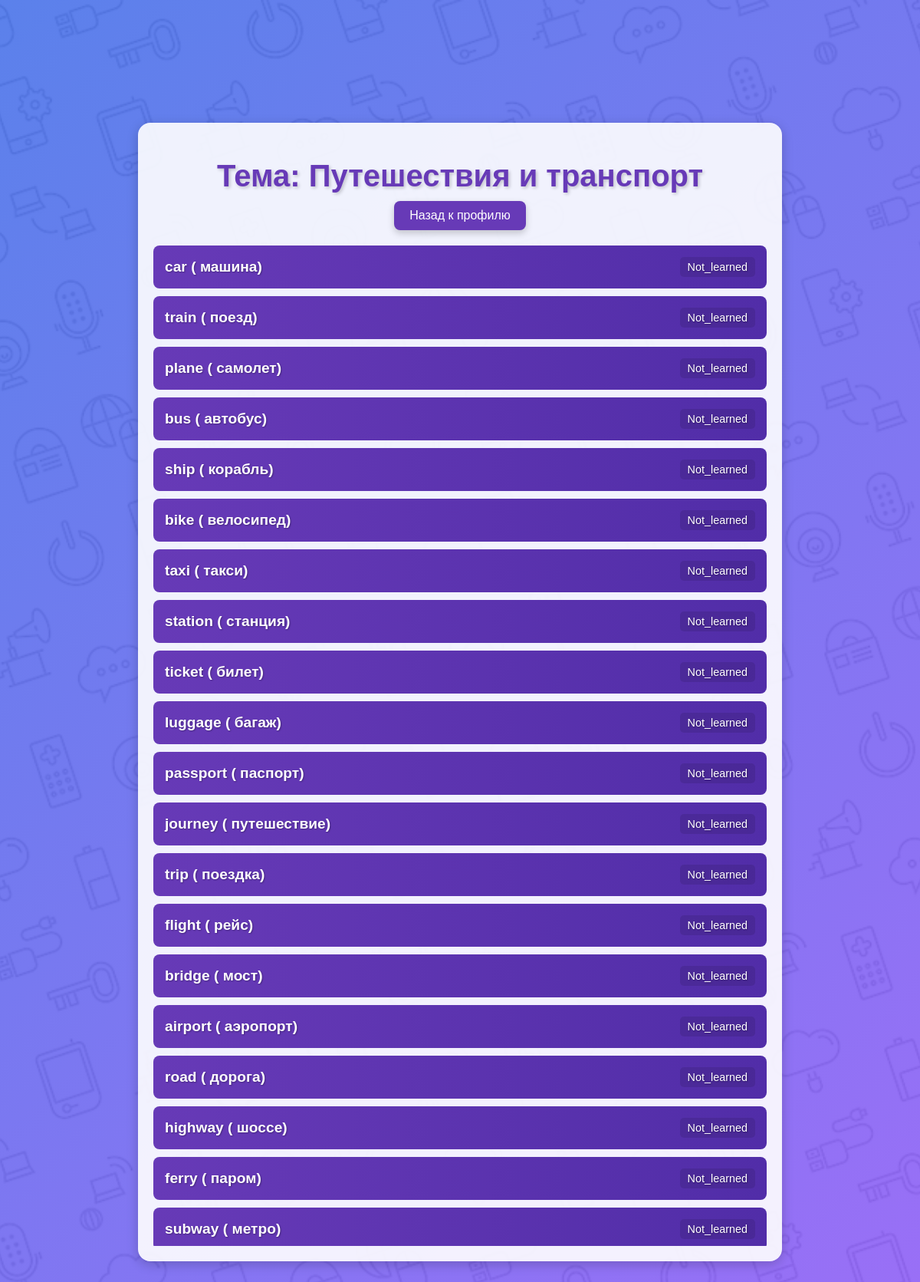
The page /auth/topic/2/ (signed in) on the database its author committed.
### flashcards/models.py (models this page shows, shortened)
class Topic(models.Model):
    name = models.CharField(max_length=100, unique=True)

class Card(models.Model):
    word = models.CharField(max_length=100)
    translation = models.CharField(max_length=100)
    transcription = models.CharField(max_length=100)
    topic = models.ForeignKey(Topic, on_delete=models.CASCADE, related_name='cards')

class UserCardProgress(models.Model):
    STATUS_CHOICES = [
        ("learned", "Выучено"),
        ("needs_review", "Нуждается в повторении"),
        ("not_learned", "Не выучено"),
    ]
    user = models.ForeignKey(User, on_delete=models.CASCADE)
    card = models.ForeignKey(Card, on_delete=models.CASCADE)
    status = models.CharField(max_length=20, choices=STATUS_CHOICES, default="not_learned")
    correct_streak = models.IntegerField(default=0)  # Счетчик правильных ответов подряд
    mistakes = models.IntegerField(default=0)  # Количество ошибок
    total_attempts = models.IntegerField(default=0)  # Общее количество попыток

### flashcards/views.py (the view)
# urls.py: path('topic/<int:topic_id>/', views.topic_details, name='topic_details'),
@login_required
def topic_details(request, topic_id):
    topic = Topic.objects.get(id=topic_id)
    words = Card.objects.filter(topic=topic)
    word_stats = []
    for word in words:
        user_progress = word.usercardprogress_set.filter(user=request.user).first()
        status = user_progress.status if user_progress else "not_learned"
        word_stats.append({
            'word': word.word,
            'translation': word.translation,
            'status': status
        })
    return render(request, 'flashcards/topic_details.html', {'topic': topic, 'word_stats': word_stats})

### flashcards/templates/flashcards/topic_details.html (shortened to what this page needs)
{% load static %}
<!DOCTYPE html>
<html lang="en">
<head>
    <link rel="stylesheet" href="{% static 'flashcards/css/style.css' %}">
</head>
<body class="topic-details-page">
    <div class="details-container">
        <h1 class="details-title">Тема: {{ topic.name }}</h1>
        <a href="{% url 'profile' %}" class="details-back-button">Назад к профилю</a>
        <div class="details-word-list">
            {% for word in word_stats %}
            <div class="details-word-item">
                <span class="details-word-text">{{ word.word }} ({{ word.translation }})</span>
                <span class="details-word-status">{{ word.status }}</span>
            </div>
            {% endfor %}
        </div>
    </div>
</body>
</html>

### flashcards/static/flashcards/css/style.css (style rules this page uses)
body { margin: 0; font-family: 'Arial', sans-serif; display: flex; justify-content: center; align-items: center; height: 100vh; background: linear-gradient(to bottom, rgba(36, 87, 228, 0.75), rgba(123, 62, 244, 0.75)), url('../images/background.png'); background-size: cover; background-position: center; color: #fff; }
.topic-details-page { margin: 0; font-family: 'Arial', sans-serif; background: linear-gradient(135deg, rgba(36, 87, 228, 0.75), rgba(123, 62, 244, 0.75)), url('../images/background.png'); background-size: cover; background-position: center; color: #fff; display: flex; justify-content: center; align-items: center; min-height: 100vh; overflow: hidden; }
.details-container { width: 90%; max-width: 800px; background: rgba(255, 255, 255, 0.9); border-radius: 16px; box-shadow: 0 4px 15px rgba(0, 0, 0, 0.2); padding: 20px; display: flex; flex-direction: column; align-items: center; overflow-y: auto; max-height: 80%; }
.details-title { font-size: 2.5rem; color: #673ab7; margin-bottom: 10px; text-align: center; text-shadow: 2px 2px 4px rgba(0, 0, 0, 0.2); }
.details-back-button { font-size: 1rem; color: white; background-color: #673ab7; text-decoration: none; padding: 10px 20px; border-radius: 8px; margin-bottom: 20px; box-shadow: 0 4px 10px rgba(0, 0, 0, 0.2); transition: background-color 0.3s ease, transform 0.2s ease; }
.details-word-list { width: 100%; display: flex; flex-direction: column; gap: 10px; overflow-y: auto; }
.details-word-item { background: linear-gradient(to right, #673ab7, #512da8); padding: 15px; border-radius: 8px; color: white; font-size: 1.2rem; display: flex; justify-content: space-between; align-items: center; text-shadow: 1px 1px 2px rgba(0, 0, 0, 0.3); transition: transform 0.3s ease, box-shadow 0.3s ease; }
.details-word-text { font-weight: bold; font-size: 1.2rem; }
.details-word-status { background: rgba(0, 0, 0, 0.1); color: white; padding: 5px 10px; border-radius: 5px; font-size: 0.9rem; text-transform: capitalize; text-align: center; }

### rows shown on the page
Topic: name "Путешествия и транспорт"
Card: word "car", translation "машина"
UserCardProgress: status "Not_learned"
Card: word "train", translation "поезд"
UserCardProgress: status "Not_learned"
Card: word "plane", translation "самолет"
UserCardProgress: status "Not_learned"
Card: word "bus", translation "автобус"
UserCardProgress: status "Not_learned"
Card: word "ship", translation "корабль"
UserCardProgress: status "Not_learned"
Card: word "bike", translation "велосипед"
UserCardProgress: status "Not_learned"
Card: word "taxi", translation "такси"
UserCardProgress: status "Not_learned"
Card: word "station", translation "станция"
UserCardProgress: status "Not_learned"
Card: word "ticket", translation "билет"
UserCardProgress: status "Not_learned"
Card: word "luggage", translation "багаж"
UserCardProgress: status "Not_learned"
Card: word "passport", translation "паспорт"
UserCardProgress: status "Not_learned"
Card: word "journey", translation "путешествие"
UserCardProgress: status "Not_learned"
Card: word "trip", translation "поездка"
UserCardProgress: status "Not_learned"
Card: word "flight", translation "рейс"
UserCardProgress: status "Not_learned"
Card: word "bridge", translation "мост"
UserCardProgress: status "Not_learned"
Card: word "airport", translation "аэропорт"
UserCardProgress: status "Not_learned"
Card: word "road", translation "дорога"
UserCardProgress: status "Not_learned"
Card: word "highway", translation "шоссе"
UserCardProgress: status "Not_learned"
Card: word "ferry", translation "паром"
UserCardProgress: status "Not_learned"
Card: word "subway", translation "метро"
UserCardProgress: status "Not_learned"
